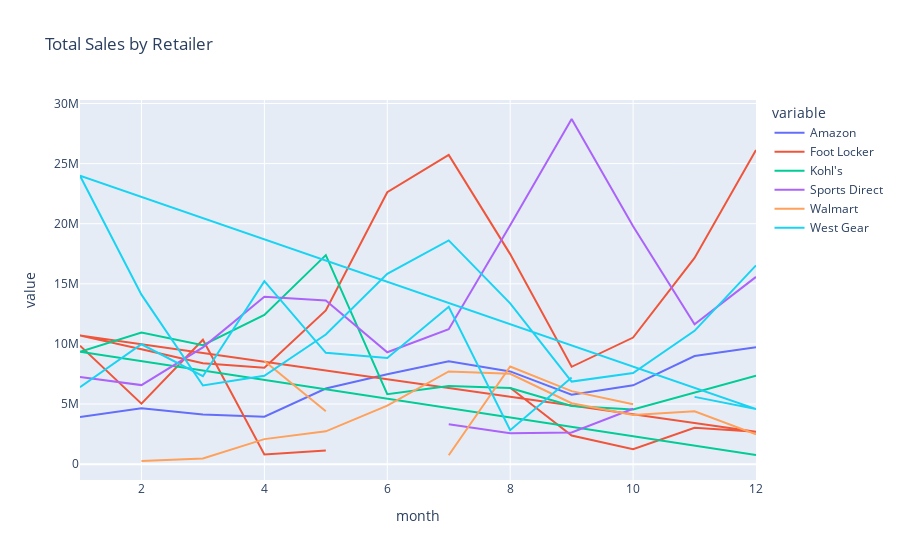

Notebook code for this chart:
### Markdown cell above
get the total sales by retailer

### Code cell
retailer_sales = df.groupby(['Retailer', 'year', 'month'])['Total Sales'].sum()
retailer_sales_df = retailer_sales.unstack(level=0)
retailer_sales_df = retailer_sales_df.reset_index()
fig = px.line(retailer_sales_df, x='month', y=retailer_sales_df.columns[1:], title='Total Sales by Retailer')

# Show the plot
fig.show()

### Figure 1 — Plotly figure (JSON) as saved in the notebook; plotly's stock layout.template omitted (floating-point values rounded to 4 significant figures)
{"data": [{"hovertemplate": "variable=Amazon<br>month=%{x}<br>value=%{y}<extra></extra>", "legendgroup": "Amazon", "line": {"color": "#636efa", "dash": "solid"}, "marker": {"symbol": "circle"}, "mode": "lines", "name": "Amazon", "orientation": "h", "showlegend": true, "type": "scatter", "x": [1, 2, 3, 4, 5, 6, 7, 8, 9, 10, 11, 12, 1, 2, 3, 4, 5, 6, 7, 8, 9, 10, 11, 12], "xaxis": "x", "y": [null, null, null, null, null, null, null, null, null, null, null, null, 3913616, 4645631, 4128516, 3942987, 6287071, 7476523, 8553267, 7714436, 5774218, 6553960, 8992980, 9715707], "yaxis": "y"}, {"hovertemplate": "variable=Foot Locker<br>month=%{x}<br>value=%{y}<extra></extra>", "legendgroup": "Foot Locker", "line": {"color": "#EF553B", "dash": "solid"}, "marker": {"symbol": "circle"}, "mode": "lines", "name": "Foot Locker", "orientation": "h", "showlegend": true, "type": "scatter", "x": [1, 2, 3, 4, 5, 6, 7, 8, 9, 10, 11, 12, 1, 2, 3, 4, 5, 6, 7, 8, 9, 10, 11, 12], "xaxis": "x", "y": [9852930, 5027712, 10344219, 806862, 1142386, null, null, 6353845, 2383052, 1250698, 3025958, 2689143, 10706596, 9565254, 8394925, 8026902, 12783504, 22625499, 25723686, 17471698, 8097030, 10529240, 17158004, 26135577], "yaxis": "y"}, {"hovertemplate": "variable=Kohl's<br>month=%{x}<br>value=%{y}<extra></extra>", "legendgroup": "Kohl's", "line": {"color": "#00cc96", "dash": "solid"}, "marker": {"symbol": "circle"}, "mode": "lines", "name": "Kohl's", "orientation": "h", "showlegend": true, "type": "scatter", "x": [1, 2, 3, 4, 5, 6, 7, 8, 9, 10, 11, 12, 1, 2, 3, 4, 5, 6, 7, 8, 9, 10, 11, 12], "xaxis": "x", "y": [null, null, null, null, null, null, null, null, null, null, null, 758503, 9352035, 10954920, 9896579, 12410319, 17385959, 5816579, 6506786, 6329316, 4832561, 4540772, 5966000.0, 7364534], "yaxis": "y"}, {"hovertemplate": "variable=Sports Direct<br>month=%{x}<br>value=%{y}<extra></extra>", "legendgroup": "Sports Direct", "line": {"color": "#ab63fa", "dash": "solid"}, "marker": {"symbol": "circle"}, "mode": "lines", "name": "Sports Direct", "orientation": "h", "showlegend": true, "type": "scatter", "x": [1, 2, 3, 4, 5, 6, 7, 8, 9, 10, 11, 12, 1, 2, 3, 4, 5, 6, 7, 8, 9, 10, 11, 12], "xaxis": "x", "y": [null, null, null, null, 2117485, null, 3324723, 2573993, 2636035, 4608865, null, null, 7259584, 6575131, 9716212, 13923203, 13615085, 9303956, 11226098, 19882086, 28711985, 19786297, 11632868, 15577391], "yaxis": "y"}, {"hovertemplate": "variable=Walmart<br>month=%{x}<br>value=%{y}<extra></extra>", "legendgroup": "Walmart", "line": {"color": "#FFA15A", "dash": "solid"}, "marker": {"symbol": "circle"}, "mode": "lines", "name": "Walmart", "orientation": "h", "showlegend": true, "type": "scatter", "x": [1, 2, 3, 4, 5, 6, 7, 8, 9, 10, 11, 12, 1, 2, 3, 4, 5, 6, 7, 8, 9, 10, 11, 12], "xaxis": "x", "y": [null, null, null, 8577117, 4398848, null, 736040, 8123087, 6073202, 4976706, null, null, null, 261570, 466652, 2082526, 2730520, 4860224, 7710299, 7513421, 5070969, 4090237, 4398000.0, 2489000.0], "yaxis": "y"}, {"hovertemplate": "variable=West Gear<br>month=%{x}<br>value=%{y}<extra></extra>", "legendgroup": "West Gear", "line": {"color": "#19d3f3", "dash": "solid"}, "marker": {"symbol": "circle"}, "mode": "lines", "name": "West Gear", "orientation": "h", "showlegend": true, "type": "scatter", "x": [1, 2, 3, 4, 5, 6, 7, 8, 9, 10, 11, 12, 1, 2, 3, 4, 5, 6, 7, 8, 9, 10, 11, 12], "xaxis": "x", "y": [6400816, 9970276, 7316000.0, 15223027, 9259295, 8829819, 13085250, 2827000.0, 7212147, null, 5596342, 4578881, 23993565, 14099659, 6545648, 7347027, 10787542, 15834772, 18614545, 13377264, 6870000.0, 7574258, 11087444, 16530000.0], "yaxis": "y"}], "layout": {"legend": {"title": {"text": "variable"}, "tracegroupgap": 0}, "title": {"text": "Total Sales by Retailer"}, "xaxis": {"anchor": "y", "domain": [0, 1], "title": {"text": "month"}}, "yaxis": {"anchor": "x", "domain": [0, 1], "title": {"text": "value"}}}}
